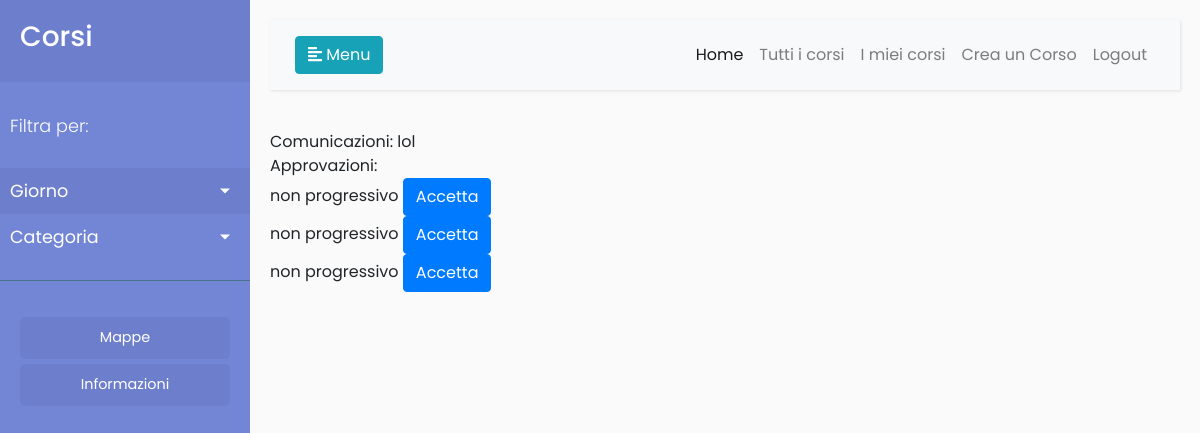
The app's page / (signed in), older data.
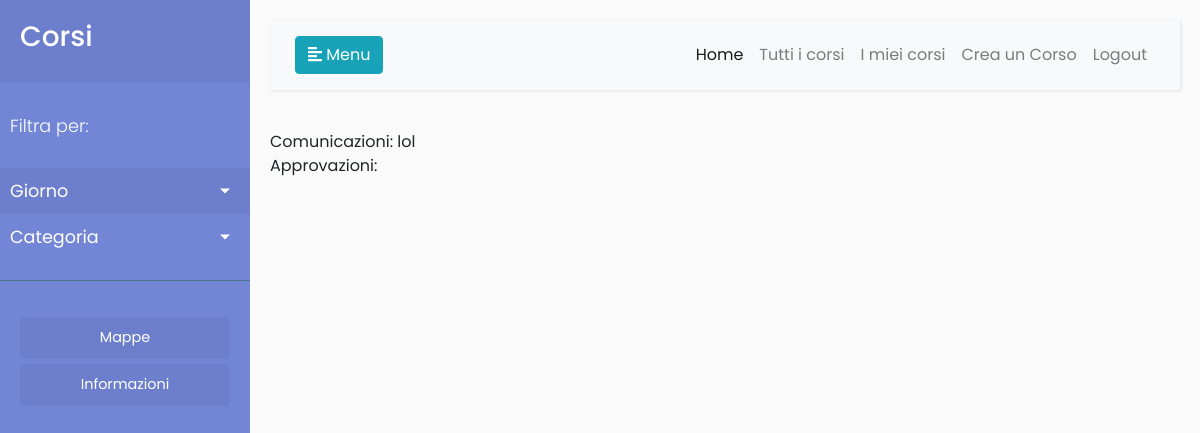
The same page, newer data.
### app/models.py (models this page shows, shortened)
class Approvazione(models.Model):
    corso = models.ForeignKey('Corso', on_delete=models.CASCADE)
    studente = models.ForeignKey('Utente', on_delete=models.CASCADE)
    approva = models.BooleanField(default=False)
    def __str__(self):
        return self.corso.nome

class Corso(models.Model):
    nome = models.CharField(max_length=100)
    descrizione = models.TextField(max_length=1500)
    is_progressive = models.BooleanField(default=True)
    fasce = models.ManyToManyField('Fascia')
    aula = models.ForeignKey('Aula', on_delete=models.CASCADE, related_name='aula')
    creatore = models.ForeignKey('Utente', on_delete=models.CASCADE, related_name='creatore')
    ospitanti = models.ManyToManyField('Utente')
    iscritti = models.ManyToManyField('Utente', related_name='iscritti')
    convalidato = models.BooleanField(default=False)

### app/views.py (the view)
# urls.py: 2. Add a URL to urlpatterns:  url(r'^$', views.home, name='home')
@login_required(login_url='/login/')
def home(request):
	u = Utente.objects.get(user=request.user)
	approvazioni = Approvazione.objects.filter(studente=u).filter(approva=False)
	return render(request, 'corsi/home.html', {'giorniDellaSettimana': giorni, 'categorieDisponibili': categorie, 'approvazioni': approvazioni})

### app/templates/corsi/home.html (shortened to what this page needs)
{% extends "base.html" %}
{% block content %}
Comunicazioni:
lol<br>
Approvazioni: <br>
{% for approvazione in approvazioni %}
  {{approvazione}}
  <button class="btn btn-primary"><a href="accetta/{{approvazione.id}}">Accetta</a></button><br>
{% endfor %}
{% endblock %}

Row changes from the older to the newer data that the page shows:
removed Approvazione: corso.nome "non progressivo"
removed Approvazione: corso.nome "non progressivo"
removed Approvazione: corso.nome "non progressivo"
